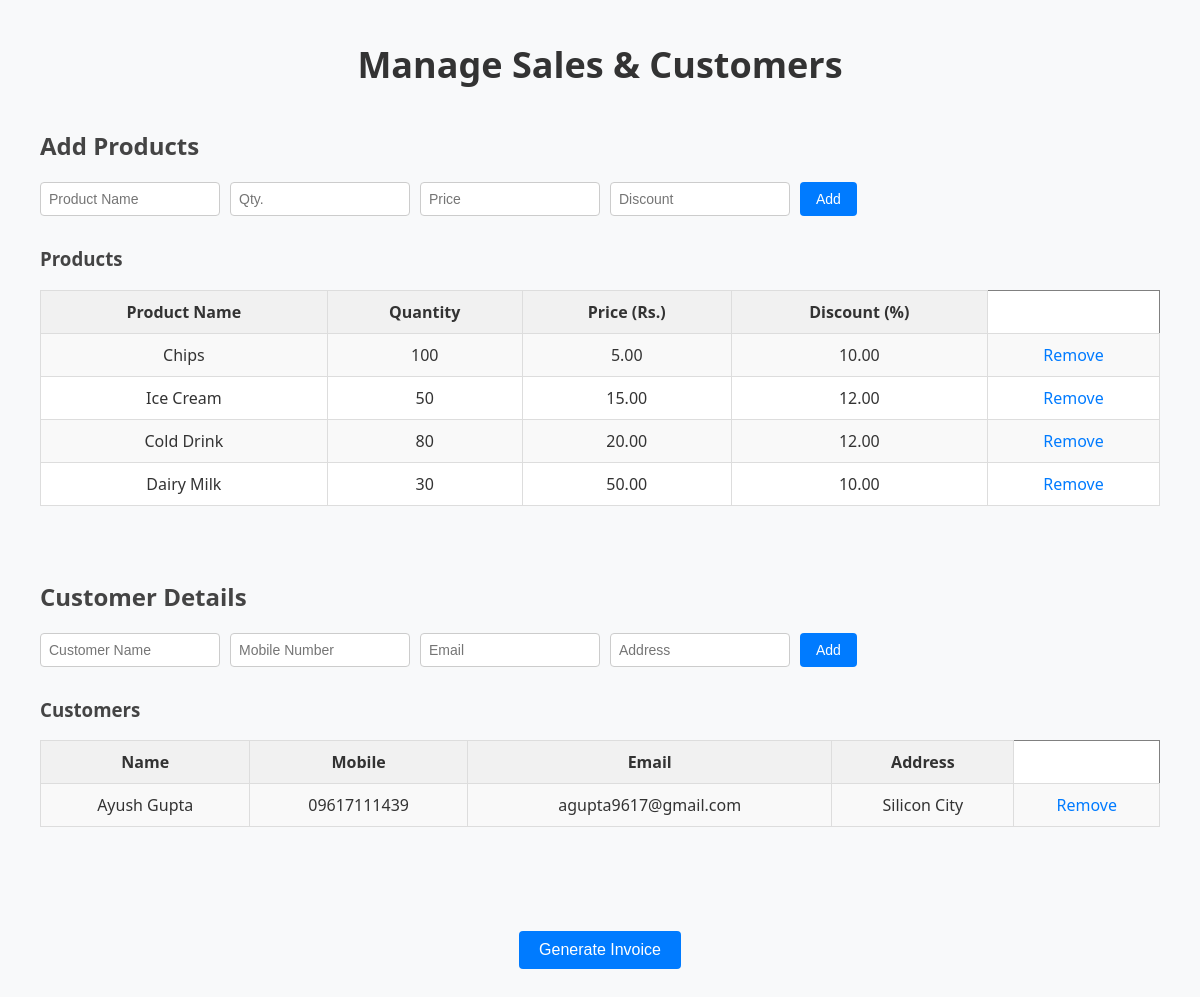
The page / on the database its author committed.
### products/models.py (models this page shows, shortened)
class Product(models.Model):
    prod_name = models.CharField(max_length=100, default='')
    price = models.DecimalField(max_digits=10, decimal_places=2, default=0.00)
    quantity = models.IntegerField(default=0)
    discount = models.DecimalField(max_digits=5, decimal_places=2, default=0.00)

class Customer(models.Model):
    name = models.CharField(max_length=100)
    mobile = models.CharField(max_length=10)
    email = models.EmailField()
    address = models.CharField(max_length=100)

### products/views.py (the view)
# urls.py: 2. Add a URL to urlpatterns:  path('', views.home, name='home')
def home(request):
    products = Product.objects.all()
    customers = Customer.objects.all()
    return render(request, 'home.html', {
        'data': products,
        'customer_data': customers,
    })

### products/templates/home.html (shortened to what this page needs)
{% load static %}
<html>
    <head>
        <link rel="stylesheet" type="text/css" href="{% static 'style.css' %}">
    </head>
    <body>
        <h1>Manage Sales & Customers</h1>
        <h2>Add Products</h2>
        <form action="{% url 'add_product' %}" method="post">
            <input type="text" name="prod_name" placeholder="Product Name" required>
            <input type="number" name="quantity" placeholder="Qty." required>
            <input type="number" name="price" placeholder="Price" required>
            <input type="number" name="discount" placeholder="Discount">
            <button type="submit">Add</button>
        </form>
        <h3>Products</h3>
        <table border="1" cellpadding="5" cellspacing="0">
            <tr>
                <th>Product Name</th>
                <th>Quantity</th>
                <th>Price (Rs.)</th>
                <th>Discount (%)</th>
            </tr>
            {% for product in data %}
            <tr>
                <td>{{ product.prod_name }}</td>
                <td>{{ product.quantity }}</td>
                <td>{{ product.price }}</td>
                <td>{{ product.discount }}</td>
                <td><a href = '{% url "remove_product" product.id %}'>Remove</a></td>
            </tr>
            {% endfor %}
        </table><br><br>
        <h2>Customer Details</h2>
        <form action="{% url 'add_customer' %}" method="post">
            <input type="text" name="name" placeholder="Customer Name" required>
            <input type="text" name="mobile" placeholder="Mobile Number" required>
            <input type="email" name="email" placeholder="Email">
            <input type="text" name="address" placeholder="Address">
            <button type="submit">Add</button>
        </form>
        <h3>Customers</h3>
        <table border="1" cellpadding="5" cellspacing="0">
            <tr>
                <th>Name</th>
                <th>Mobile</th>
                <th>Email</th>
                <th>Address</th>
            </tr>
            {% for customer in customer_data %}
            <tr>
                <td>{{ customer.name }}</td>
                <td>{{ customer.mobile }}</td>
                <td>{{ customer.email }}</td>
                <td>{{ customer.address }}</td>
                <td><a href = '{% url "remove_customer" customer.id %}'>Remove</a></td>
            </tr>
            {% endfor %}
        </table><br><br>
        <div class="center-button">
            <a href="{% url 'invoice' %}">
                <button>Generate Invoice</button>
            </a>
        </div>
    </body>
</html>

### products/static/style.css (style rules this page uses)
body { font-family: 'Segoe UI', Tahoma, Geneva, Verdana, sans-serif; margin: 40px; background-color: #f8f9fa; color: #333; }
h1 { text-align: center; font-size: 36px; margin-bottom: 40px; }
h2, h3 { margin-top: 30px; color: #444; }
form { margin-top: 10px; margin-bottom: 20px; display: flex; flex-wrap: wrap; gap: 10px; }
input[type="text"], input[type="number"], input[type="email"] { padding: 8px; font-size: 14px; width: 180px; border: 1px solid #ccc; border-radius: 4px; }
button { padding: 8px 16px; font-size: 14px; background-color: #007bff; color: white; border: none; border-radius: 4px; cursor: pointer; }
table { width: 100%; border-collapse: collapse; margin-top: 10px; background-color: white; }
th, td { border: 1px solid #ddd; padding: 10px; text-align: center; }
th { background-color: #f1f1f1; font-weight: bold; }
tr:nth-child(even) { background-color: #f9f9f9; }
a { color: #007bff; text-decoration: none; }
a button { margin-top: 30px; font-size: 16px; }
.center-button { text-align: center; margin-top: 30px; }
.center-button button { font-size: 16px; padding: 10px 20px; }

### rows shown on the page
Product: prod_name "Chips", quantity "100", price "5.00", discount "10.00"
Product: prod_name "Ice Cream", quantity "50", price "15.00", discount "12.00"
Product: prod_name "Cold Drink", quantity "80", price "20.00", discount "12.00"
Product: prod_name "Dairy Milk", quantity "30", price "50.00", discount "10.00"
Customer: name "Ayush Gupta", mobile "09617111439", email "agupta9617@gmail.com", address "Silicon City"
